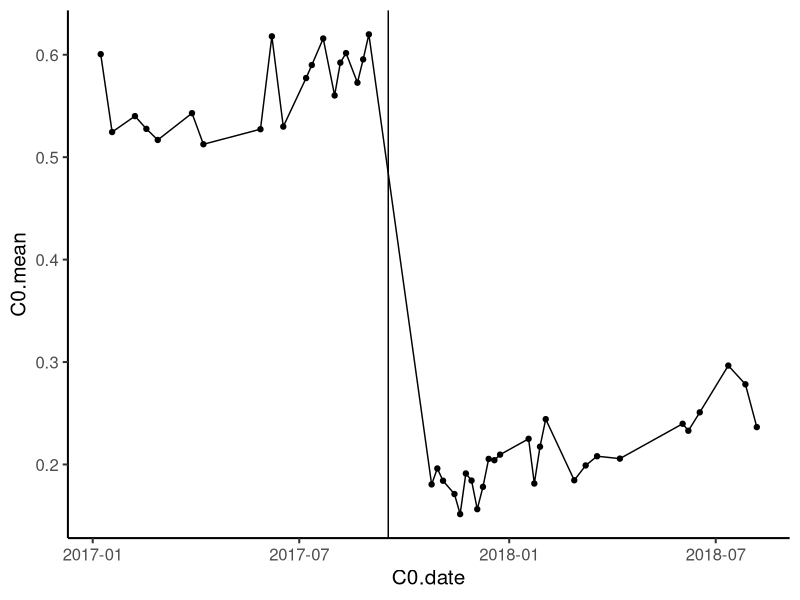
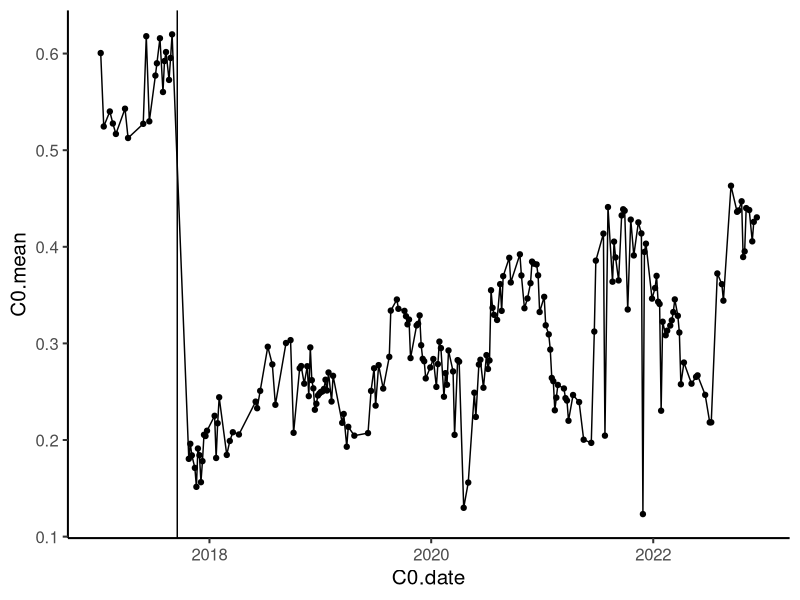
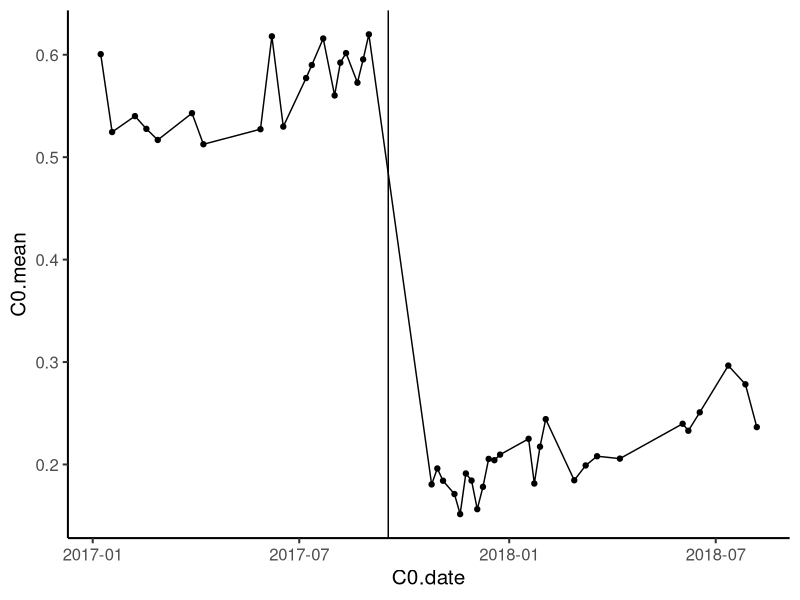
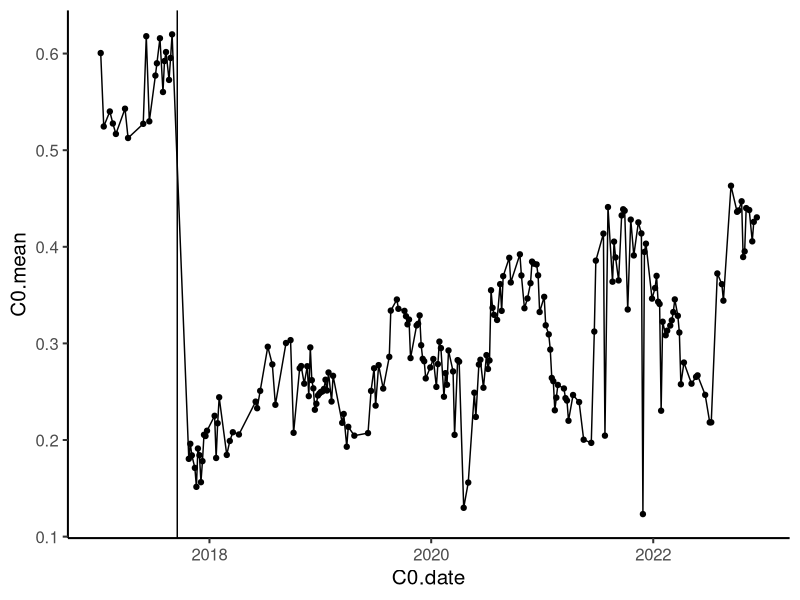

The R source for these figures, in order:
library(readr)
library(ggplot2)

setwd('~/Documents/GitHub/Cayo-Maria-Survival/Data/GreeneryIndex/')

#Load NDVI data 
greenery =read.csv('Sentinel-2 NDVI-2015-05-12_2022-12-08.csv')
greenery$C0.date = as.Date(parse_datetime(greenery$C0.date))

greeneryShortTerm = greenery[1:max(which(greenery$C0.date < "2018-09-01")),]
greenery_pre = greeneryShortTerm$C0.mean[greeneryShortTerm$C0.date < "2017-09-20"]
greenery_post = greeneryShortTerm$C0.mean[greeneryShortTerm$C0.date > "2017-09-20"]
perc_change = (mean(greenery_pre)-mean(greenery_post))/mean(greenery_pre)
t.test(greenery_pre, greenery_post)

ggplot(greeneryShortTerm, aes(x=C0.date, y=C0.mean))+
  geom_point()+
  geom_line()+
  #geom_smooth()+
  geom_vline(xintercept = as.numeric(as.Date("2017-09-17")))+
  #xlim(as.Date("2017-03-17"), as.Date("2018-03-17"))+
  #ylim(0, 0.55)+
  theme_classic(base_size=15)
setwd('~/Documents/GitHub/Cayo-Maria-Survival/Results/')
ggsave("GreeneryShortTerm_Updated.pdf")

ggplot(greenery, aes(x=C0.date, y=C0.mean))+
  geom_point()+
  geom_line()+
  #geom_smooth()+
  geom_vline(xintercept = as.numeric(as.Date("2017-09-17")))+
  #xlim(as.Date("2017-03-17"), as.Date("2018-03-17"))+
  #ylim(0, 0.55)+
  theme_classic(base_size=15)
setwd('~/Documents/GitHub/Cayo-Maria-Survival/Results/')
ggsave("Greenery_Updated.pdf")


